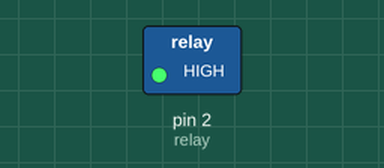
Recording of a sketch running on a simulated Arduino Uno, built with avr-gcc and run on an emulated ATmega328P. Parts: switched loads named in the sketch (green lamp = pin HIGH). Dashed ring = blinking. What the sketch prints to the serial monitor is not drawn.

Above: at 0.5 s.
Timing chart, 0 to 4.8 s (numbered marks = the images above):
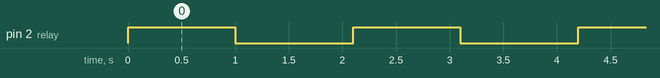

The sketch:

relay_testing.ino
```cpp
int relay=2;

void setup()
{
  pinMode(relay,OUTPUT);
  Serial.begin(9600);
}

void loop()
{
  digitalWrite(relay,HIGH);
  delay(1000);
  digitalWrite(relay,LOW);
  delay(1000);
  Serial.println(relay);
  delay(100);
}
```

Measured:
- by itself, pin 2 (relay): alternates HIGH for 1.0 s and LOW for 1.1 s
